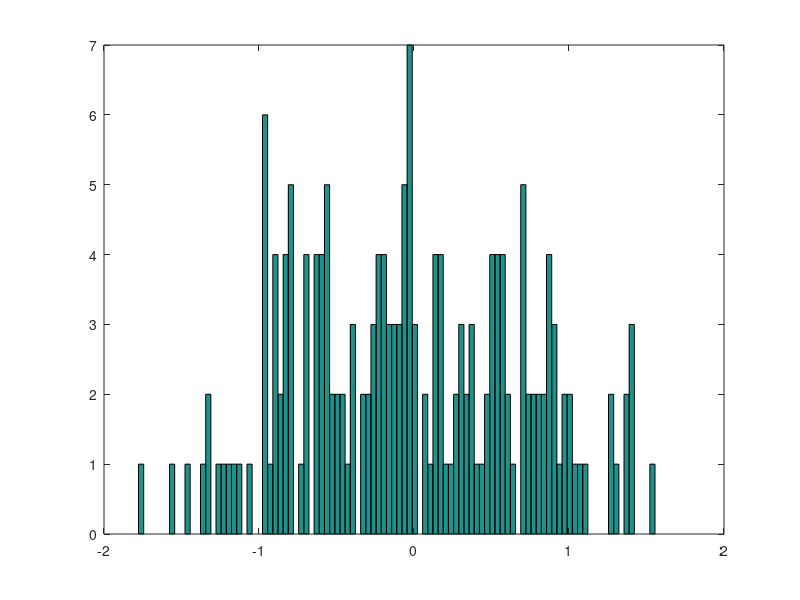

Here is the MATLAB script that generated this plot:
% Study distributions of rows of U
% This gives a different distribution than what I calculated for the 2nd row!
% Very puzzling...

clear all
N = 10;
m = 20;
v = zeros(m,N-1);
for i = 1:m
    A = -1 + 2*rand(N);
    [L,U,P] = lu(A);
    v(i,:) = U(2,2:end);

    i1 = find(P(1,:));  %This row of A is first row of U
    i2 = find(P(2,:));

    max(abs(A(i2,:)-A(i2,1)/A(i1,1) * A(i1,:) - U(2,:)));

    B = 0*A;
    [Y,I] = max(abs(A(:,1)));
    for j = 1:N
        B(j,:) = A(j,:) - A(j,1)/A(I,1) * A(I,:);
    end
    [Y,J] = max(abs(B(:,2)));
    max(abs(U(2,2:end)- B(J,2:end)))

end
hist(v(:),100);
%[Y,I] = max(U(:))
%I/N
%for i = 9000:N
%    v = U(i,i:end);
%    hist(v,100); title(i); xlim([-100,100]);
%    pause;
%end
